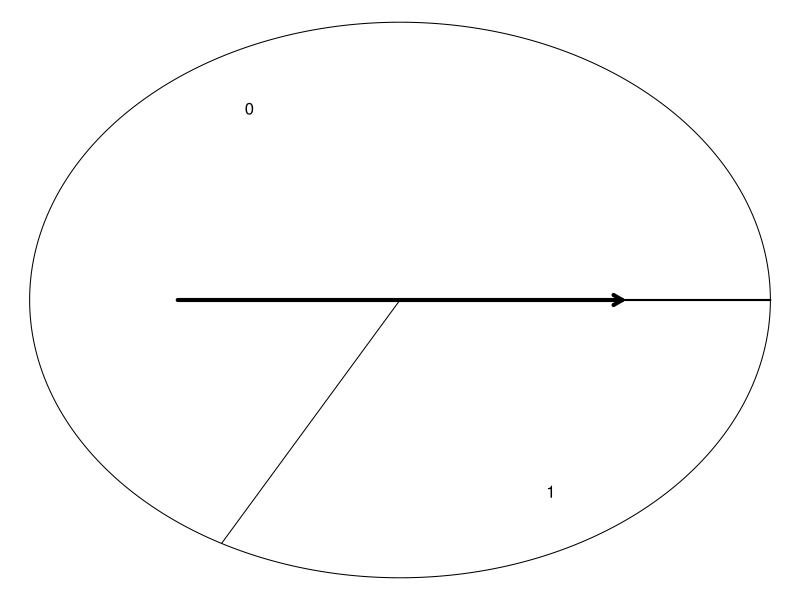
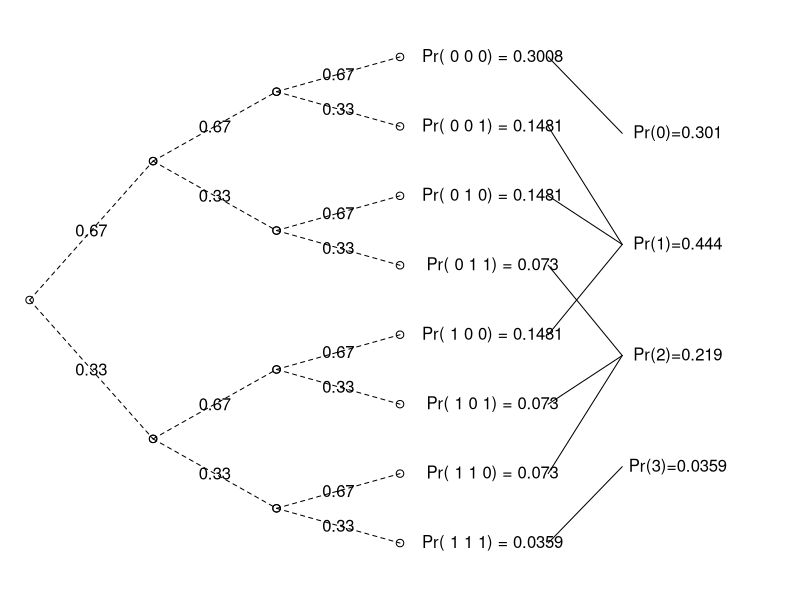

Write the R code that produced these figures, in order.
## ---- chunk 1
n= sample(3:4,1)
p = round(runif(1,0.20,0.80),2)

mu = sum(n*p)
sig = sqrt(n*p*(1-p))

u = runif(n,0,1)
h = u>p
x = sum(h)
## ---- chunk 2
par(mar=c(0,0,0,0))
plot(1,1,xlim=c(-1,1),ylim=c(-1,1),ann=F,axes=F,type='n')
thetas = 1:1000 / 1000 * 2 * pi
xs = cos(thetas)
ys = sin(thetas)
polygon(xs,ys)
q = 1-p

lines(c(0,cos(q*2*pi)),c(0,sin(q*2*pi)))
lines(c(0,1),c(0,0),lwd=2)

text(0.8*cos(mean(c(0,q))*2*pi),0.8*sin(mean(c(0,q))*2*pi),0)
text(0.8*cos(mean(c(q,1))*2*pi),0.8*sin(mean(c(q,1))*2*pi),1)

arrows(-0.6,0,0.6,0,lwd=4,length=0.1)
## ---- chunk 3
par(mar=c(0,0,0,0))
plot(2,1,xlim=c(0,2),ylim=c(0,1),ann=F,axes=F,type='n')
x = numeric()
y = numeric()
for(i in 1:(n)){
  mm = 2^(i-1)
  for(j in 1:mm){
    x = (i-1)/(n)
    y = (2*j-1)/2/mm
    x2 = (i)/(n)
    x3 = x2
    j2 = 2*j-1
    j3 = 2*j
    y2 = (2*j2-1)/2/2^i
    y3 = (2*j3-1)/2/2^i
    lines(c(x,x2),c(y,y2),lty=2)
    lines(c(x,x3),c(y,y3),lty=2)
    points(x,y)
    points(x2,y2)
    points(x3,y3)
    text(mean(c(x,x2)),mean(c(y,y2)),p)
    text(mean(c(x,x3)),mean(c(y,y3)),1-p)
  }
}

number2binary = function(number, noBits) {
       binary_vector = rev(as.numeric(intToBits(number)))
       if(missing(noBits)) {
          return(binary_vector)
       } else {
          binary_vector[-(1:(length(binary_vector) - noBits))]
       }
}

for(i in 0:((2^n)-1)){
  x4 = number2binary(i,n)
  s4 = ''
  for(j in x4){
    s4 = paste(s4,j)
  }
  text(1.25, 1-(2*i+1)/2/2^n, paste("Pr(",s4,") = ",round(p^(sum(x4))*(1-p)^(n-sum(x4)),4),sep=''))
  lines(c(1.4,1.6),c(1-(2*i+1)/2/2^n,1-(sum(x4)+1)/(n+2)))
}

for(i in 0:n){
  text(1.75,1-(i+1)/(n+2),paste("Pr(",i,")=",signif(dbinom(i,n,p),3),sep=""))
}
## ---- chunk 4
ss = ''
for(x in 0:n){
  ss = paste(ss,"|",x,"|$({_",n,"C_",x,"})(",p,")^{",x,"}(1-",p,")^{",n,"-",x,"}$ |",signif(dbinom(x,n,p),3),"|\n",sep="")
}
## ---- chunk 5
x = 0:n
P = signif(dbinom(x,n,p),3)
mu = signif(sum(P*x),4)
sig = signif(sqrt(sum(P*(x-mu)^2)),2)
c3 = signif(x*P,3)
c4 = signif(x-mu,3)
c5 = signif((x-mu)^2,3)
c6 = signif(P*(x-mu)^2,3)
s2 = ''
for(i in 1:(n+1)){
    s2 = paste(s2,'|',x[i],'|',P[i],'|',c3[i],'|',c4[i],'|',c5[i],'|',c6[i],'|')
    if(i < n+1){
        s2 = paste(s2,'\n')
    }
}
